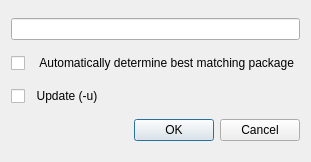
<?xml version="1.0" encoding="UTF-8"?>
<ui version="4.0">
 <class>Dialog</class>
 <widget class="QDialog" name="Dialog">
  <property name="geometry">
   <rect>
    <x>0</x>
    <y>0</y>
    <width>302</width>
    <height>162</height>
   </rect>
  </property>
  <property name="windowTitle">
   <string>Conan Install</string>
  </property>
  <layout class="QVBoxLayout" name="verticalLayout">
   <item>
    <widget class="QLineEdit" name="conan_ref_line_edit"/>
   </item>
   <item>
    <widget class="QCheckBox" name="auto_install_check_box">
     <property name="text">
      <string>   Automatically determine best matching package</string>
     </property>
    </widget>
   </item>
   <item>
    <widget class="QCheckBox" name="update_check_box">
     <property name="text">
      <string>  Update (-u)</string>
     </property>
    </widget>
   </item>
   <item>
    <widget class="QDialogButtonBox" name="button_box">
     <property name="orientation">
      <enum>Qt::Horizontal</enum>
     </property>
     <property name="standardButtons">
      <set>QDialogButtonBox::Cancel|QDialogButtonBox::Ok</set>
     </property>
    </widget>
   </item>
  </layout>
 </widget>
 <resources/>
 <connections>
  <connection>
   <sender>button_box</sender>
   <signal>accepted()</signal>
   <receiver>Dialog</receiver>
   <slot>accept()</slot>
   <hints>
    <hint type="sourcelabel">
     <x>248</x>
     <y>254</y>
    </hint>
    <hint type="destinationlabel">
     <x>157</x>
     <y>274</y>
    </hint>
   </hints>
  </connection>
  <connection>
   <sender>button_box</sender>
   <signal>rejected()</signal>
   <receiver>Dialog</receiver>
   <slot>reject()</slot>
   <hints>
    <hint type="sourcelabel">
     <x>316</x>
     <y>260</y>
    </hint>
    <hint type="destinationlabel">
     <x>286</x>
     <y>274</y>
    </hint>
   </hints>
  </connection>
 </connections>
</ui>
